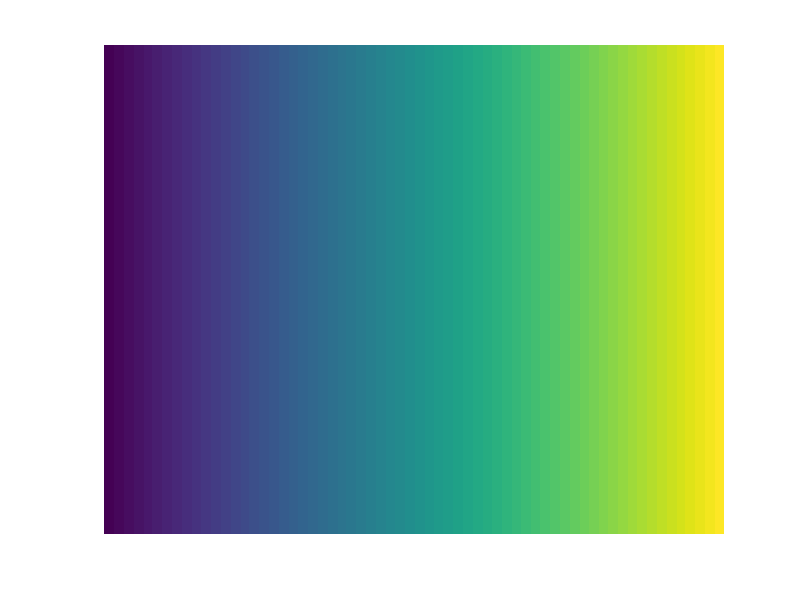

This chart was generated by the following MATLAB code: (Note: this script raises an error after producing the figure.)
function showColormap(x)
if nargin < 1, x = viridis; end

[X,Y] = meshgrid(1:500,1:40);

surf(X,Y,X,'linestyle','none'); hold on;
plot3([1,500,500,1,1],[1,1,40,40,1],...
       600*ones(1,5),'k','linestyle','none');
   
colormap(gca,x); view(0,90);
axis tight; axis off;
background(gitpage);
end

